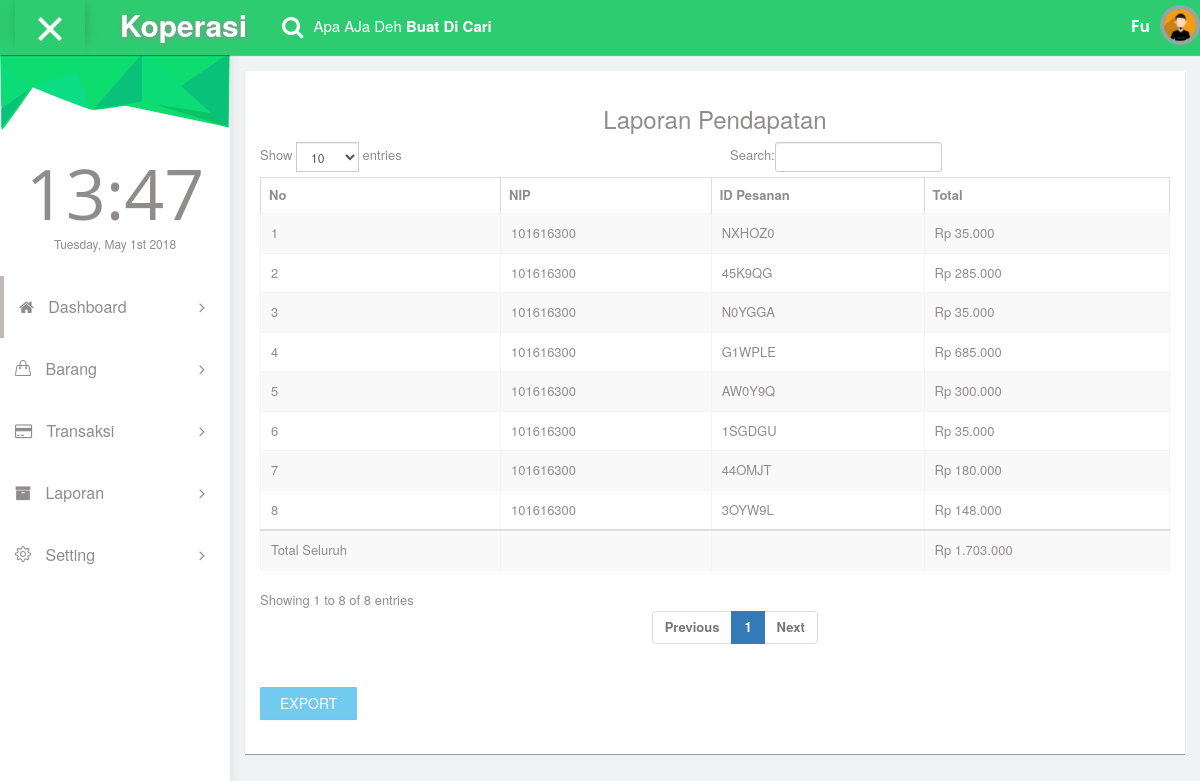
Screenshot of /Admin/laporan-pendapatan.php (signed in) with the database file from the repository.
### tables this page shows
CREATE TABLE `history` (
  `id` int(191) NOT NULL,
  `nip` varchar(191) NOT NULL,
  `id_pesanan` varchar(191) NOT NULL,
  `total` varchar(191) NOT NULL
);

### Admin/laporan-pendapatan.php (the view, shortened to what this page needs)
<?php
require_once("koneksi.php");
$muncul = mysqli_query($koneksi,"SELECT * FROM admin");
$data = mysqli_fetch_array($muncul);
?>
<!DOCTYPE html>
<html lang="en">
<head>
    <link rel="stylesheet" type="text/css" href="asset/css/bootstrap.min.css">
      <link rel="stylesheet" type="text/css" href="asset/css/plugins/font-awesome.min.css"/>
      <link rel="stylesheet" type="text/css" href="asset/css/plugins/simple-line-icons.css"/>
      <link rel="stylesheet" type="text/css" href="asset/css/plugins/animate.min.css"/>
      <link rel="stylesheet" type="text/css" href="asset/css/plugins/fullcalendar.min.css"/>
	<link href="asset/css/style.css" rel="stylesheet">
  </head>
 <body id="mimin" class="dashboard">
        <nav class="navbar navbar-default header navbar-fixed-top">
          <div class="col-md-12 nav-wrapper">
            <div class="navbar-header" style="width:100%;">
              <div class="opener-left-menu is-open">
                <span class="bottom"></span>
              </div>
                <a href="index.php" class="navbar-brand">
                 <b>Koperasi</b>
                </a>
              <ul class="nav navbar-nav search-nav">
                <li>
                   <div class="search">
                    <span class="fa fa-search icon-search" style="font-size:23px;"></span>
                    <div class="form-group form-animate-text">
                      <input type="text" class="form-text" required>
                      <label class="label-search">Apa AJa Deh <b>Buat Di Cari</b> </label>
                    </div>
                  </div>
                </li>
              </ul>
              <ul class="nav navbar-nav navbar-right user-nav">
                <li class="user-name"><span><?php echo $data['nama'];?></span></li>
                  <li class="dropdown avatar-dropdown">
                   <img src="asset/img/avatar.jpg" class="img-circle avatar" alt="user name" data-toggle="dropdown" aria-haspopup="true" aria-expanded="true"/>
                </li>
              </ul>
            </div>
          </div>
        </nav>
      <div class="container-fluid mimin-wrapper">
           <div id="left-menu">
              <div class="sub-left-menu scroll">
                <ul class="nav nav-list">
                     <ul class="nav nav-list">
                    <li><div class="left-bg"></div></li>
                    <li class="time">
                      <h1 class="animated fadeInLeft">21:00</h1>
                      <p class="animated fadeInRight">Sat,October 1st 2029</p>
                    </li>
                    <li class="active ripple">
                      <a class="tree-toggle nav-header"><span class="fa-home fa"></span> Dashboard
                        <span class="fa-angle-right fa right-arrow text-right"></span>
                      </a>
                    </li>
                    <li class="ripple"><a class="tree-toggle nav-header">
                    <span class="icons icon-handbag"></span> Barang
                    <span class="fa-angle-right fa right-arrow text-right"></span> </a>
                    </li>
                    <li class="ripple">
                      <a class="tree-toggle nav-header">
                        <span class="fa-credit-card fa"></span> Transaksi
                        <span class="fa-angle-right fa right-arrow text-right"></span>
                      </a>
                    </li>
                    <li class="ripple"><a class="tree-toggle nav-header">
                    <span class="fa fa-archive"></span> Laporan
                    <span class="fa-angle-right fa right-arrow text-right"></span> </a>
                    </li>
                    <li class="ripple">
                      <a class="tree-toggle nav-header">
                        <span class="icons icon-settings"></span> Setting
                        <span class="fa-angle-right fa right-arrow text-right"></span>
                      </a>
                    </li>
                     <li class="ripple">
                      <a class="tree-toggle nav-header">
                      </a>
                    </li>
                  </ul>
                </div>
            </div>
          <div id="content">
           <div class="col-md-12 top-20 padding-0">
              <div class="col-md-12">
                <div class="panel">
                  <div class="panel-body">
                  <div class="col-md-12 padding-0" style="padding-bottom:20px;">
                    <h3 class="head text-center">
                       Laporan Pendapatan
                    </h3>
                    <p class="narrow text-center">
                      <div class="responsive-table">
                      <table id="datatables-example" class="table table-striped table-bordered" width="100%" cellspacing="0">
                      <thead>
                        <tr>
                          <th>No</th>
                          <th>NIP</th>
                          <th>ID Pesanan</th>
                          <th>Total</th>
                        </tr>
                      </thead>
                      <tbody>
                       <?php
                    $nomor = 1;
                    $jijo = mysqli_query($koneksi,"SELECT * FROM history ORDER BY id ASC");
                    while ($ahay = mysqli_fetch_array($jijo)){?>
                        <tr>
                          <td><?php echo $nomor ?></td>
                          <td><?php echo $ahay['nip']; ?></td>
                          <td><?php echo $ahay['id_pesanan']; ?></td>
                          <td><?php echo "Rp ".number_format((double)$ahay['total'],0,',','.').""; ?></td>
                        </tr>
                    <?php $nomor++ ?>
                    <?php } ?>
                      </tbody>
                       <tr>
                           <td>Total Seluruh</td>
                           <td></td>
                           <td></td>
                           <td><?php
                        $qry = mysqli_query($koneksi,"select SUM(total) as eyy from history");
                        $data = mysqli_fetch_array($qry);
?>
                   <?php echo "Rp ".number_format((double)$data['eyy'],0,',','.').""; ?></td>
                       </tr>
                        </table>
                        <br>
                        <button class="btn btn-info">EXPORT</button>
                      </div>
                </div>
              </div>
            </div>
          </div>
                </div>
     </div>
  </body>
</html>

### rows the page displays
history: nip "101616300", id_pesanan "NXHOZ0", total "35.000"
history: nip "101616300", id_pesanan "45K9QG", total "285.000"
history: nip "101616300", id_pesanan "N0YGGA", total "35.000"
history: nip "101616300", id_pesanan "G1WPLE", total "685.000"
history: nip "101616300", id_pesanan "AW0Y9Q", total "300.000"
history: nip "101616300", id_pesanan "1SGDGU", total "35.000"
history: nip "101616300", id_pesanan "44OMJT", total "180.000"
history: nip "101616300", id_pesanan "3OYW9L", total "148.000"

### other values shown
$data['nama'] "Fu"
$data['eyy'] "1.703.000"
